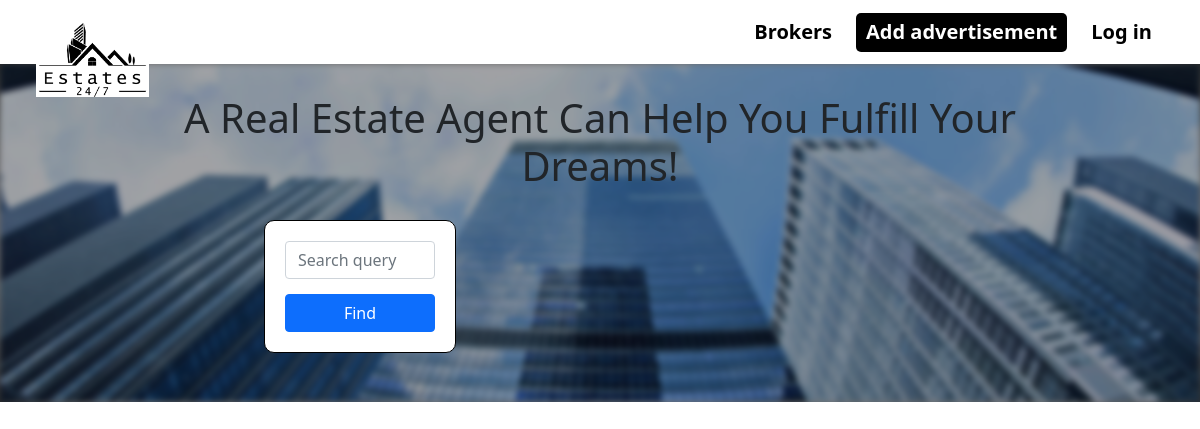
The page /macklers on the database as committed earlier.
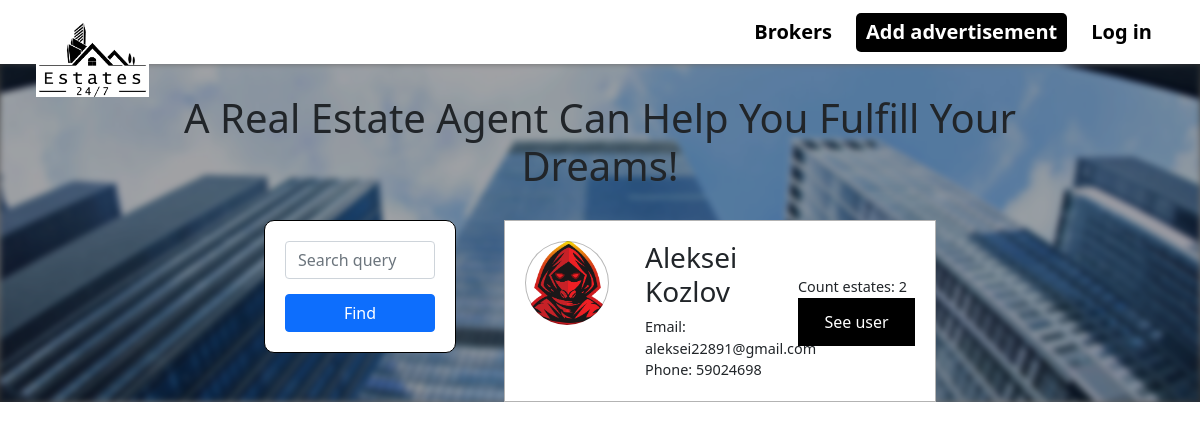
The same page on the database as committed later.
### tables this page shows
CREATE TABLE `user` (
  `id` int(11) NOT NULL,
  `name` varchar(250) NOT NULL,
  `surname` varchar(250) NOT NULL,
  `username` varchar(100) NOT NULL,
  `email` varchar(250) NOT NULL,
  `password` varchar(250) NOT NULL,
  `phone` varchar(250) NOT NULL,
  `mackler` tinyint(1) NOT NULL DEFAULT 0,
  `photo` text DEFAULT NULL
);

### controllers/RenderController.php (called while the page is built, shortened)
<?php
class RenderController
{
    public static function Macklers() {
        $macklers = ModelMacklers::getMacklers();
        include_once 'view/macklers.php';
    }
}
?>

### index.php (called while the page is built, shortened)
<?php
    include_once 'inc/database.php';
    include_once 'models/ModelMacklers.php';
    include_once 'controllers/RenderController.php';
    include 'routes/route.php';
?>

### inc/database.php (called while the page is built, shortened)
<?php
    class database {
        private $conn;
        private $host;
        private $user;
        private $password;
        private $baseName;
        function __construct() {
            $this->host = 'localhost';
            $this->user = 'root';
            $this->password = '';
            $this->baseName = 'estate';
        }
        function connect() {
            try {
                $this->conn = new PDO(
                        'mysql:host='.$this->host.''.';dbname='.$this->baseName.'',
                        $this->user,
                        $this->password,
                        array(PDO::MYSQL_ATTR_INIT_COMMAND => 'SET NAMES utf8'));
            } catch (Exception $e) {
                die('Connection failed : '.$e->getMessage());
            }
            return $this->conn;
        }
        function getAll($query) {
            try{
                $result = $this->conn->prepare($query);
                $result->execute();
                $result->setFetchMode(PDO::FETCH_ASSOC);
                $response = $result->fetchAll();
                return $response;
            } catch (Exception $ex) {
                echo "Error:".$ex->getMessage();
            }
        }
    }
?>

### models/ModelMacklers.php (called while the page is built)
<?php
    class ModelMacklers
    {
        public static function getMacklers()
        {
            $database = new database();
            $macklers = $database->getAll("SELECT *, 0 AS adsCount FROM user WHERE mackler = 1 ORDER BY id DESC");
            $macklersCount = $database->getAll(
                "SELECT user.*, COUNT(object.ownerId) as adsCount FROM user as `user`, object as `object`
                WHERE user.mackler = 1 AND user.id = object.ownerId GROUP BY user.id;"
            );
            $macklersList = array();
            foreach ($macklers as $mackler) {
                for ($i = 0; $i < count($macklersCount); $i++) {
                    if($mackler['id'] == $macklersCount[$i]['id']) {
                        $mackler['adsCount'] = $macklersCount[$i]['adsCount'];
                    }
                }
                array_push($macklersList, $mackler);
            }
            return $macklersList;
        }
    }
?>

### view/macklers.php (the view, shortened to what this page needs)
<div class="content">
    <div class="back">
        <img src="images/macklers_back.jpg" alt="">
    </div>
    <h2 class="topic">A real estate agent can help you fulfill your dreams!</h2>
    <aside class="mackler">
        <form action="">
            <input type="text" name="query" id="query" class="form-control" placeholder="Search query">
            <button class="btn btn-primary">Find</button>
        </form>
    </aside>
    <div class="macklers">
        <?php
        if(is_iterable($macklers)) {
            foreach ($macklers as $mackler) {
                echo "
                    <div class='agent'>
                        <div class='picture' style='background-image: url(public/uploads/user_$mackler[id]/$mackler[photo]);'></div>
                        <div class='inf'>
                            <h3>$mackler[name] $mackler[surname]</h3>
                            <p><span>Email:</span> $mackler[email]</p>
                            <p><span>Phone:</span> $mackler[phone]</p>
                        </div>
                        <div class='inf'>
                            <p><span>Count estates:</span> $mackler[adsCount]</p>
                            <a href='users?user=$mackler[username]'>See user</a>
                        </div>
                    </div>
                ";
            }
        }
        ?>
    </div>
</div>
<?php
    $content = ob_get_clean();
    include 'view/templates/main.php';
?>

### routes/route.php (shortened to what this page needs)
<?php
    $host = explode('?', $_SERVER['REQUEST_URI']);
    $main = $host[0];
    $num = substr_count($main, '/');
    $route = explode('/', $main)[$num];
    if($route == 'index.php') {
        RenderController::start();
        return;
    }
    else if($route == '') {
        RenderController::start();
        return;
    }
    else if($route == 'registration') {
        RenderController::registrationForm();
        return;
    }
    else if($route == 'estates') {
        RenderController::AllEstates();
        return;
    }
    else if($route == 'offers') {
        RenderController::AllOffers();
        return;
    }
    else if($route == 'ad') {
        RenderController::Ad();
        return;
    }
    else if($route == 'loginRes') {
        SendController::login();
        return;
    }
    else if($route == 'register') {
        SendController::registration();
        return;
    }
    else if($route == 'macklers') {
        RenderController::Macklers();
        return;
    }
?>

### view/templates/main.php (shortened to what this page needs)
<!DOCTYPE html>
<html lang="en">
<head>
    <link rel="stylesheet" href="public/css/style.css">
    <link rel="stylesheet" href="public/css/default.css">
    <link rel="stylesheet" href="public/css/header.css">
    <link href="https://cdn.jsdelivr.net/npm/bootstrap@5.0.2/dist/css/bootstrap.min.css" rel="stylesheet">
    <link href="https://cdn.jsdelivr.net/npm/bootstrap@5.0.2/dist/css/bootstrap.min.css" rel="stylesheet">
    <link rel="stylesheet" href="public/lib/slider/slider.css">
    <link rel="stylesheet" href="public/lib/lightbox/lightbox.css">
</head>
<body id = "body">
    <header>
        <div class="logo">
            <a href="index.php"><img src="images/logo.png" alt=""></a>
        </div>
        <div class="buttonContainer">
            <div class="linksContainer">
                <a href="macklers">Brokers</a>
            </div>
            <div>
                <?php
                if (!isset($_SESSION['status'])) {
                    echo '
                        <a class="addAdvToLog">Add advertisement</a>
                    ';
                } else {
                    echo '
                        <a class="addAdv" href="addAdv">Add advertisement</a>
                    ';
                }
                ?>
            </div>
            <?php
            if (isset($_SESSION['status'])) {
                echo '
                    <div class="loginContainer">
                        <a class="logout" href="logout">Log out</a>
                ';
            } else {
                echo '
                    <div class="loginContainer">
                        <a class="login">Log in</a>
                ';
            }
            ?>
        </div>
    </header>
    <main>
        <?php
        if (isset($content)) {
            echo $content;
        }
        ?>
    </main>
</body>
</html>

### public/css/style.css (style rules this page uses)
:root { --index: calc(1vw * 1vh); }
body { margin: 0; font-family: "Rubik", sans-serif; display: flex; flex-direction: column; justify-content: space-between; overflow-x: hidden; min-height: 100vh !important; }
.back { width: 100%; position: absolute; display: flex; justify-content: center; align-items: center; overflow: hidden; box-shadow: inset 0px 0px 10vw 15px black; z-index: -5; }
main { width: 100%; margin-top: 8vmin; flex-grow: 1; }
main .content { width: 100%; padding: 0px 10%; box-sizing: border-box; display: flex; justify-content: center; flex-wrap: wrap; align-items: start; }
main .content>h2 { font-size: 5vmin; width: 100%; text-align: center; align-items: baseline; font-weight: 500; margin: 30px 0px; text-transform: capitalize; }
.content>aside { width: 25%; height: min-content; font-size: 1.8vmin; background-color: white; border-radius: 10px; border: 1px solid black; padding: 20px; box-sizing: border-box; position: sticky; top: 10vmin; margin-right: 5%; }
aside form button { margin-top: 15px; font-size: 32px; width: 100%; }
.mackler { width: 20% !important; }
.macklers { width: 45%; }
.macklers .agent { display: flex; justify-content: space-between; margin-bottom: 15px; width: 100%; border: 1px solid rgba(0, 0, 0, 0.297); padding: 20px; background-color: white; }
.macklers .picture { background-size: cover; background-position: center; width: 7vw; height: 7vw; border-radius: 5vw; border: 1px solid rgba(0, 0, 0, 0.285); }
.macklers .inf { width: 30%; display: flex; align-items: center; flex-direction: column; align-items: start; justify-content: center; }
.macklers p { margin: 0; font-size: 1.8vmin; }
.macklers a { width: 100%; text-align: center; padding: 10px 20px; box-sizing: border-box; background-color: black; color: white; font-size: 2vmin; text-decoration: none; border: 2px solid black; transition-duration: 0.2s; }
.back img { width: 100%; filter: blur(3px) brightness(65%); }

### public/css/header.css (style rules this page uses)
header { width: 100%; height: 8vmin; position: fixed; z-index: 1000; display: flex; align-items: center; justify-content: space-between; padding: 0 3%; box-sizing: border-box; background-color: white; transition: ease all .5s; }
header > div { flex-grow: 1; }
a, p, h1, h2, h3, h4, h5, h6 { margin: 0; }
.logo { display: flex; align-items: center; height: 100%; width: 10%; flex-grow: unset; position: relative; top: 3.4vmin; }
.logo a { width: 100%; }
.logo img { width: 100%; background-color: white; }
.buttonContainer { font-size: 20px; display: flex; align-items: center; height: 100%; justify-content: end; }
.buttonContainer>div { margin: 1.5vmin; }
.buttonContainer a { text-decoration: unset; color: black; font-weight: 900; transition-duration: 0.2s; }
.buttonContainer .loginContainer { display: flex; }
.addAdv, .addAdvToLog { color: white !important; padding: 5px 10px; padding-bottom: 7px; background-color: black; border-radius: 5px; cursor: pointer; }

Rows that differ between the two databases and show on the page:
now on this page (row edited): user: photo (picture), name "Aleksei", surname "Kozlov", email "aleksei22891@gmail.com", phone "59024698", mackler "2"
